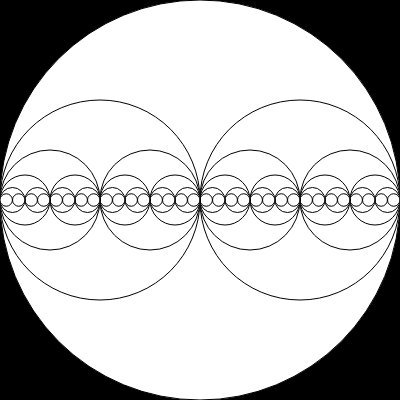
Frame 1 (no input)
Frame 60 (no input): identical to frame 1, image omitted
Frame 120 (the mouse pressed at the canvas centre since frame 60): identical to frame 1, image omitted

The p5.js sketch that drew this single still picture (run headless with seeded random() and noise() and a simulated clock; from frame 60 on, the mouse is pressed at the canvas centre):

// p5.js sketch
// ── sketch.js
function setup() {
  createCanvas(400, 400);
}

function draw() {
  background(0);
  circles(width / 2, width / 2, width / 2, 5);
}

function circles(x, y, r, n) {
  ellipse(x, y, r * 2, r * 2);
  if (n > 0) {
    let nextR = r / 2;
    circles(x + nextR, y, nextR, n - 1);
    circles(x - nextR, y, nextR, n - 1);
  }
}
